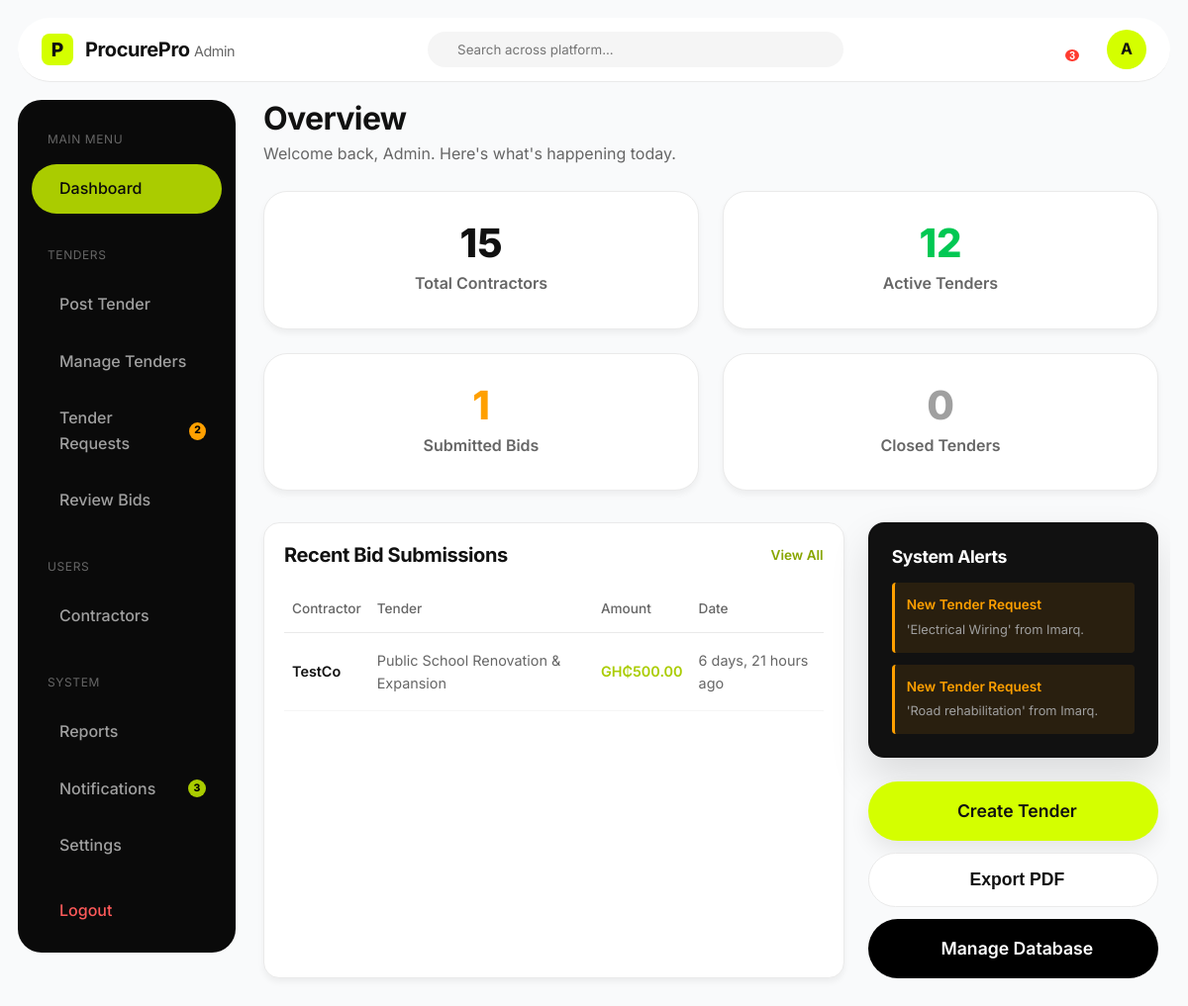
Screenshot of /admin-dashboard/ (signed in) with the database file from the repository.
### procurement/models.py (models this page shows, shortened)
class Bid(models.Model):
    class Status(models.TextChoices):
        SUBMITTED = 'SUBMITTED', _('Submitted')
        UNDER_REVIEW = 'UNDER_REVIEW', _('Under Review')
        ACCEPTED = 'ACCEPTED', _('Accepted')
        REJECTED = 'REJECTED', _('Rejected')
    tender = models.ForeignKey(Tender, on_delete=models.CASCADE, related_name='bids')
    contractor = models.ForeignKey(ContractorProfile, on_delete=models.CASCADE, related_name='bids')
    amount = models.DecimalField(max_digits=15, decimal_places=2)
    duration = models.CharField(max_length=100) # e.g., '6 Months'
    proposal_text = models.TextField()
    status = models.CharField(max_length=20, choices=Status.choices, default=Status.SUBMITTED)
    submitted_at = models.DateTimeField(auto_now_add=True)

class ContractorProfile(models.Model):
    class Status(models.TextChoices):
        PENDING = 'PENDING', _('Pending')
        APPROVED = 'APPROVED', _('Approved')
        SUSPENDED = 'SUSPENDED', _('Suspended')
    user = models.OneToOneField(User, on_delete=models.CASCADE, related_name='contractor_profile')
    company_name = models.CharField(max_length=255)
    license_number = models.CharField(max_length=100, unique=True, null=True, blank=True)
    phone = models.CharField(max_length=20, null=True, blank=True)
    address = models.TextField(null=True, blank=True)
    specialization = models.CharField(max_length=100, null=True, blank=True)
    experience_years = models.PositiveIntegerField(null=True, blank=True)
    status = models.CharField(max_length=20, choices=Status.choices, default=Status.PENDING)

class Tender(models.Model):
    class Status(models.TextChoices):
        OPEN = 'OPEN', _('Open')
        CLOSED = 'CLOSED', _('Closed')
        DRAFT = 'DRAFT', _('Draft')
    class Category(models.TextChoices):
        CONSTRUCTION = 'CONSTRUCTION', _('Construction')
        INFRASTRUCTURE = 'INFRASTRUCTURE', _('Infrastructure')
        ELECTRICAL = 'ELECTRICAL', _('Electrical/Energy')
        PLUMBING = 'PLUMBING', _('Plumbing')
        OTHER = 'OTHER', _('Other')
    admin = models.ForeignKey(AdminProfile, on_delete=models.SET_NULL, null=True, related_name='tenders_posted')
    title = models.CharField(max_length=255)
    description = models.TextField()
    location = models.CharField(max_length=255)
    budget_min = models.DecimalField(max_length=15, decimal_places=2, max_digits=15, null=True, blank=True)
    budget_max = models.DecimalField(max_length=15, decimal_places=2, max_digits=15, null=True, blank=True)
    category = models.CharField(max_length=50, choices=Category.choices)
    deadline = models.DateTimeField()
    status = models.CharField(max_length=20, choices=Status.choices, default=Status.DRAFT)
    created_at = models.DateTimeField(auto_now_add=True)
    updated_at = models.DateTimeField(auto_now=True)

class TenderRequest(models.Model):
    class Status(models.TextChoices):
        PENDING = 'PENDING', _('Pending')
        APPROVED = 'APPROVED', _('Approved')
        DECLINED = 'DECLINED', _('Declined')
    name = models.CharField(max_length=255)
    email = models.EmailField()
    tender_title = models.CharField(max_length=255)
    description = models.TextField()
    document = models.FileField(upload_to='tender_requests/', null=True, blank=True)
    created_at = models.DateTimeField(auto_now_add=True)
    is_processed = models.BooleanField(default=False)
    status = models.CharField(max_length=20, choices=Status.choices, default=Status.PENDING)

### procurement/views.py (the view)
# urls.py: path('admin-dashboard/', views.admin_dashboard_view, name='admin_dashboard'),
@login_required
def admin_dashboard_view(request):
    if not request.user.is_admin():
        return redirect('dashboard')
    context = {
        'stats': {
            'total_contractors': ContractorProfile.objects.count(),
            'active_tenders': Tender.objects.filter(status=Tender.Status.OPEN).count(),
            'submitted_bids': Bid.objects.count(),
            'closed_tenders': Tender.objects.filter(status=Tender.Status.CLOSED).count(),
        },
        'recent_bids': Bid.objects.all().order_by('-submitted_at')[:5],
        'tender_requests': TenderRequest.objects.filter(is_processed=False).order_by('-created_at')[:3]
    }
    return render(request, 'procurement/admin_dashboard.html', context)

### procurement/models.py (called while the page is built)
    def is_admin(self):
        return self.role == self.Role.ADMIN and (self.is_staff or self.is_superuser)

### templates/procurement/admin_dashboard.html (shortened to what this page needs)
{% load static %}
<!DOCTYPE html>
<html lang="en">
<head>
    <link rel="stylesheet" href="{% static 'css/styles.css' %}">
</head>
<body class="dashboard-body admin-mode">
    <nav class="dash-top-nav admin-top-nav">
        <a href="{% url "home" %}" class="logo dash-logo">
            <div class="logo-icon">P</div>
            <span class="logo-text admin-logo-text">ProcurePro <span style="font-weight: 400; color: var(--text-muted); font-size: 0.9rem;">Admin</span></span>
        </a>
        <div class="dash-search admin-search">
            <input type="text" placeholder="Search across platform...">
        </div>
        <div class="dash-user-actions">
            {% include 'notif_fragment.html' %}
            <a href="{% url 'settings' %}" class="user-avatar" style="text-decoration: none; display: flex; align-items: center; justify-content: center;" style="background-color: var(--dark-bg); color: white;">A</a>
        </div>
    </nav>
    <div class="dash-layout">
        <aside class="dash-sidebar admin-sidebar">
            <div class="dash-nav">
                <p style="color: var(--text-muted); font-size: 0.75rem; text-transform: uppercase; letter-spacing: 0.05em; margin: 12px 16px 8px;">Main Menu</p>
                <a href="{% url 'admin_dashboard' %}" class="dash-nav-item admin-nav-item active">
                    <span>Dashboard</span>
                </a>
                <p style="color: var(--text-muted); font-size: 0.75rem; text-transform: uppercase; letter-spacing: 0.05em; margin: 24px 16px 8px;">Tenders</p>
                <a href="{% url 'admin_post_tender' %}" class="dash-nav-item admin-nav-item">
                    <span>Post Tender</span>
                </a>
                <a href="{% url 'admin_manage_tenders' %}" class="dash-nav-item admin-nav-item">
                    <span>Manage Tenders</span>
                </a>
                <a href="{% url 'admin_tender_requests' %}" class="dash-nav-item admin-nav-item">
                    <span>Tender Requests</span>
                    {% if pending_requests_count > 0 %}
                    <span style="background: #FFA000; color: #000; border-radius: 50%; width: 18px; height: 18px; font-size: 0.65rem; display: flex; align-items: center; justify-content: center; margin-left: auto; font-weight: 800;">{{ pending_requests_count }}</span>
                    {% endif %}
                </a>
                <a href="{% url 'admin_review_bids' %}" class="dash-nav-item admin-nav-item">
                    <span>Review Bids</span>
                </a>
                <p style="color: var(--text-muted); font-size: 0.75rem; text-transform: uppercase; letter-spacing: 0.05em; margin: 24px 16px 8px;">Users</p>
                <a href="{% url 'admin_contractors' %}" class="dash-nav-item admin-nav-item">
                    <span>Contractors</span>
                </a>
                <p style="color: var(--text-muted); font-size: 0.75rem; text-transform: uppercase; letter-spacing: 0.05em; margin: 24px 16px 8px;">System</p>
                <a href="{% url 'admin_reports' %}" class="dash-nav-item admin-nav-item">
                    <span>Reports</span>
                </a>
                <a href="#" class="dash-nav-item admin-nav-item sidebar-notif-trigger">
                    <span>Notifications</span>
                    {% if unread_notifications_count > 0 %}
                    <span style="background: #AACC00; color: #000; border-radius: 50%; width: 18px; height: 18px; font-size: 0.65rem; display: flex; align-items: center; justify-content: center; margin-left: auto; font-weight: 800;">{{ unread_notifications_count }}</span>
                    {% endif %}
                </a>
                <a href="{% url 'settings' %}" class="dash-nav-item admin-nav-item">
                    <span>Settings</span>
                </a>
            </div>
            <div class="dash-nav mt-4">
                <a href="{% url 'logout' %}" class="dash-nav-item logout">
                    <span>Logout</span>
                </a>
            </div>
        </aside>
        <main class="dash-main">
            <div class="dash-header">
                <h1 style="color: var(--text-main);">Overview</h1>
                <p>Welcome back, Admin. Here's what's happening today.</p>
            </div>
            <div class="dash-stats">
                <div class="stat-card" style="background-color: white; border: 1px solid #EAEAEA; box-shadow: var(--shadow-sm); color: var(--text-main);">
                    <div class="stat-value" style="color: var(--dark-bg);">{{ stats.total_contractors }}</div>
                    <div class="stat-label" style="color: var(--text-muted);">Total Contractors</div>
                </div>
                <div class="stat-card" style="background-color: white; border: 1px solid #EAEAEA; box-shadow: var(--shadow-sm); color: var(--text-main);">
                    <div class="stat-value" style="color: #00C853;">{{ stats.active_tenders }}</div>
                    <div class="stat-label" style="color: var(--text-muted);">Active Tenders</div>
                </div>
                <div class="stat-card" style="background-color: white; border: 1px solid #EAEAEA; box-shadow: var(--shadow-sm); color: var(--text-main);">
                    <div class="stat-value" style="color: #FFA000;">{{ stats.submitted_bids }}</div>
                    <div class="stat-label" style="color: var(--text-muted);">Submitted Bids</div>
                </div>
                <div class="stat-card" style="background-color: white; border: 1px solid #EAEAEA; box-shadow: var(--shadow-sm); color: var(--text-main);">
                    <div class="stat-value" style="color: var(--text-light-muted);">{{ stats.closed_tenders }}</div>
                    <div class="stat-label" style="color: var(--text-muted);">Closed Tenders</div>
                </div>
            </div>
            <div class="dash-content-grid" style="grid-template-columns: 2fr 1fr;">
                <div class="content-card" style="margin-bottom: 0;">
                    <div class="section-header-dash">
                        <h2 style="font-size: 1.25rem; color: var(--text-main);">Recent Bid Submissions</h2>
                        <a href="{% url 'admin_review_bids' %}" style="font-size: 0.85rem; color: #88A600; font-weight: 600; text-decoration: none;">View All</a>
                    </div>
                    <table style="width: 100%; border-collapse: collapse; margin-top: 16px;">
                        <thead>
                            <tr style="border-bottom: 1px solid #EAEAEA; text-align: left; color: var(--text-muted); font-size: 0.85rem;">
                                <th style="padding: 12px 8px; font-weight: 500;">Contractor</th>
                                <th style="padding: 12px 8px; font-weight: 500;">Tender</th>
                                <th style="padding: 12px 8px; font-weight: 500;">Amount</th>
                                <th style="padding: 12px 8px; font-weight: 500;">Date</th>
                            </tr>
                        </thead>
                        <tbody>
                            {% for bid in recent_bids %}
                            <tr style="border-bottom: 1px solid #F5F5F5; font-size: 0.9rem;">
                                <td style="padding: 16px 8px; font-weight: 600;">{{ bid.contractor.company_name }}</td>
                                <td style="padding: 16px 8px; color: var(--text-muted);">{{ bid.tender.title }}</td>
                                <td style="padding: 16px 8px; font-weight: 600; color: #AACC00;">GH₵{{ bid.amount }}</td>
                                <td style="padding: 16px 8px; color: var(--text-muted);">{{ bid.submitted_at|timesince }} ago</td>
                            </tr>
                            {% empty %}
                            <tr>
                                <td colspan="4" style="padding: 20px; text-align: center; color: var(--text-muted);">No bids submitted yet.</td>
                            </tr>
                            {% endfor %}
                        </tbody>
                    </table>
                </div>
                <div style="display: flex; flex-direction: column; gap: 24px;">
                    <div class="sidebar-dark-card" style="padding: 24px; border-radius: var(--radius-lg);">
                        <h2 style="font-size: 1.1rem; margin-bottom: 16px;">System Alerts</h2>
                        <div style="display: flex; flex-direction: column; gap: 12px;">
                            {% for req in tender_requests %}
                            <div style="background-color: rgba(255, 160, 0, 0.1); border-left: 3px solid #FFA000; padding: 12px; border-radius: 4px;">
                                <div style="color: #FFA000; font-size: 0.85rem; font-weight: 600; margin-bottom: 4px;">New Tender Request</div>
                                <div style="color: var(--text-light-muted); font-size: 0.8rem;">'{{ req.tender_title }}' from {{ req.name }}.</div>
                            </div>
                            {% endfor %}
                        </div>
                    </div>
                    <div style="display: flex; gap: 12px; flex-wrap: wrap;">
                        <a href="{% url 'admin_post_tender' %}" class="btn btn-primary" style="flex: 1; padding: 16px; font-size: 1.1rem; display: flex; justify-content: center; gap: 8px; align-items: center; box-shadow: var(--shadow-md); min-width: 200px;">
                             Create Tender
                        </a>
                        <button onclick="window.print()" class="btn btn-outline" style="flex: 1; padding: 16px; font-size: 1.1rem; display: flex; justify-content: center; gap: 8px; align-items: center; background: white; color: var(--text-main); border: 1px solid #EAEAEA; min-width: 200px;">
                             Export PDF
                        </button>
                        <a href="/admin/" target="_blank" class="btn btn-dark" style="flex: 1; padding: 16px; font-size: 1.1rem; display: flex; justify-content: center; gap: 8px; align-items: center; background: #000; color: white; border: none; min-width: 200px; border-radius: 50px;">
                             Manage Database
                        </a>
                    </div>
                </div>
            </div>
        </main>
    </div>
</body>
</html>

### templates/procurement/admin_dashboard.html (style rules this page uses)
.admin-sidebar { background-color: #0A0A0A; }
.admin-nav-item.active { background-color: #AACC00; color: #0A0A0A; }
.admin-top-nav { border-bottom: 1px solid #EAEAEA; background-color: white; box-shadow: none; color: var(--text-main); }
.admin-logo-text { color: var(--text-main); }
.admin-search { background-color: #F5F5F5; }
.admin-search input { color: var(--text-main); }
.dashboard-body.admin-mode { background-color: #F9FAFB; }

### rows the page displays
Bid: contractor.company_name "TestCo", tender "Public School Renovation & Expansion", amount "500.00", submitted_at "6 days, 21 hours"
TenderRequest: tender_title "Electrical Wiring", name "Imarq"
TenderRequest: tender_title "Road rehabilitation", name "Imarq"

### other values shown
{{ unread_notifications_count }} "3"
{{ pending_requests_count }} "2"
{{ stats.total_contractors }} "15"
{{ stats.active_tenders }} "12"
{{ stats.submitted_bids }} "1"
{{ stats.closed_tenders }} "0"
